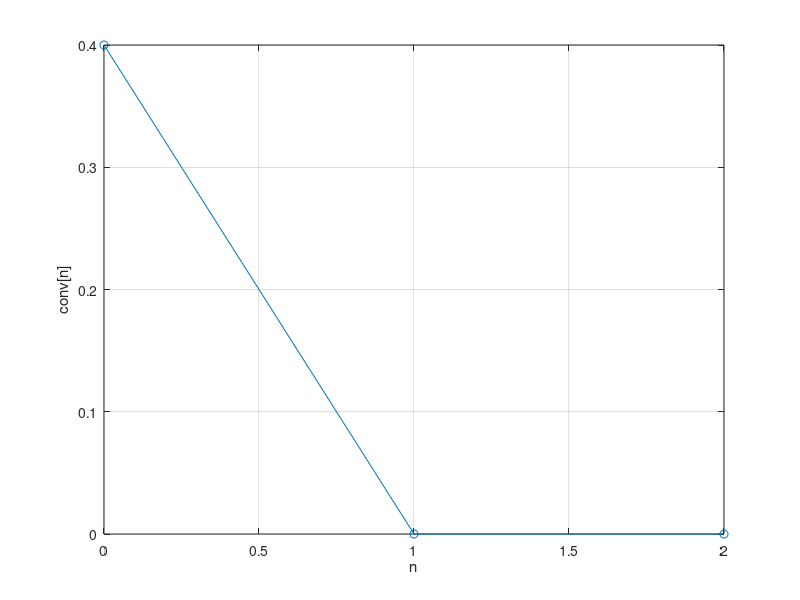

MATLAB code to generate this figure:
x=[2 1 -1];
dt=0.01;
t=[0,dt,2*dt];
h=[0.2 0.0 0.0 0.0 0.0 ...
   0.4 0.0 0.0 0.0 0.0 ...
   0.6 0.0 0.0 0.0 0.0 ...
   0.8 0.0 0.0 0.0 0.0 ...
   1.0 0.0 0.0 0.0 0.0 ...
   0.8 0.0 0.0 0.0 0.0 ...
   0.6 0.0 0.0 0.0 0.0 ...
   0.4 0.0 0.0 0.0 0.0 ...
   0.2 0.0 0.0 0.0 0.0];
%conv[n] = x[-1]*h[n+1] + x[0]*h[n] + x[1]*h[n-1] + x[2]*h[n-2] +
%x[3]*h[n-3]

%conv[n] = x[0]*h[n] + x[1]*h[n-1] + x[2]*h[n-2]
conv=zeros(44);
conv(1)=x(1)*h(1);
for n = 2:44:1
    k1=n+1;
    k_1=n-1;
    conv(n)=x(1)*h(k1) + x(2)*h(n) + x(3)*h(k_1);
end
n=[0 1 2 3 4 5 6 ...
    7 8 9 10 11 12 ...
    13 14 15 16 17 18 19 ...
    20 21 22 23 24 25 26 ...
    27 28 29 30 31 32 33 ...
    34 35 36 37 38 39 40 ...
    41 42 43];
con=[conv(1) conv(2) conv(3) conv(4) conv(5) conv(6) ...
    conv(7) conv(8) conv(9)  conv(10) conv(11) conv(12) ...
    conv(13) conv(14) conv(15) conv(16) conv(17) conv(18) conv(19) ...
    conv(20) conv(21) conv(22) conv(23) conv(24) conv(25) conv(26) ...
    conv(27) conv(28) conv(29) conv(30) conv(31) conv(32) conv(33) ...
    conv(34) conv(35) conv(36) conv(37) conv(38) conv(39) conv(40) ...
    conv(41) conv(42) conv(43) conv(44)];

plot(n(1:3),con(1:3),'-o')
grid on
xlabel('n')
ylabel('conv[n]')